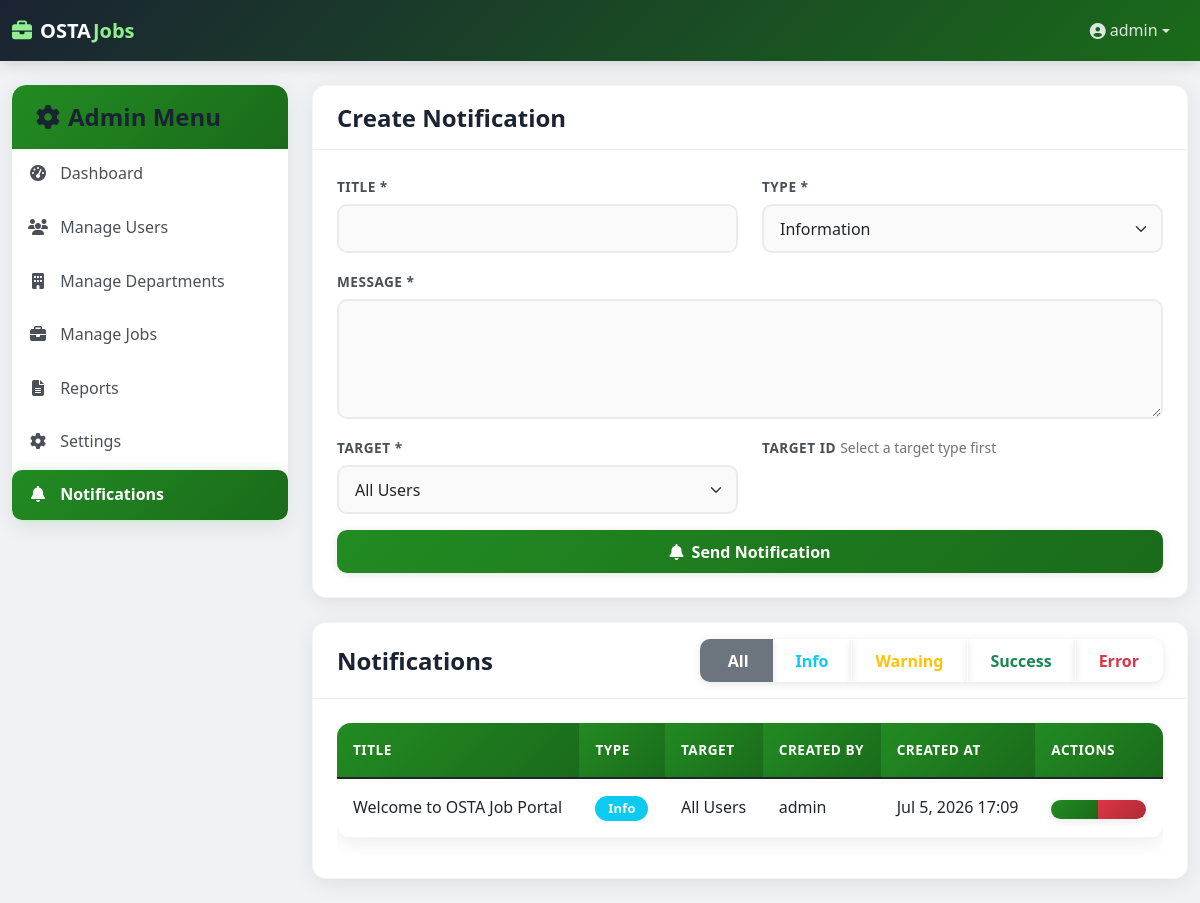
The page /admin/notifications.php (signed in) on the database its author committed.
### tables this page shows
CREATE TABLE IF NOT EXISTS notifications (
    id INT UNSIGNED AUTO_INCREMENT PRIMARY KEY,
    title VARCHAR(200) NOT NULL,
    message TEXT NOT NULL,
    type ENUM('info', 'warning', 'success', 'error') NOT NULL,
    target ENUM('all', 'user', 'department', 'job') NOT NULL,
    target_id VARCHAR(50),
    user_id INT UNSIGNED,
    created_by INT UNSIGNED NOT NULL,
    status ENUM('unread', 'read') DEFAULT 'unread',
    created_at TIMESTAMP DEFAULT CURRENT_TIMESTAMP,
    INDEX idx_target (target, target_id),
    INDEX idx_user_id (user_id),
    INDEX idx_status (status),
    FOREIGN KEY (user_id) REFERENCES users(id) ON DELETE CASCADE,
    FOREIGN KEY (created_by) REFERENCES users(id)
);

CREATE TABLE IF NOT EXISTS users (
    id INT UNSIGNED AUTO_INCREMENT PRIMARY KEY,
    username VARCHAR(50) UNIQUE NOT NULL,
    email VARCHAR(100) UNIQUE NOT NULL,
    password VARCHAR(255) NOT NULL,
    role ENUM('applicant', 'employer', 'admin') NOT NULL,
    status ENUM('active', 'pending', 'inactive') DEFAULT 'active',
    email_verified TINYINT(1) DEFAULT 0,
    full_name VARCHAR(150),
    first_name VARCHAR(100),
    last_name VARCHAR(100),
    phone VARCHAR(20),
    address TEXT,
    skills TEXT,
    education TEXT,
    experience TEXT,
    department_id INT UNSIGNED,
    account_status VARCHAR(20) DEFAULT 'active',
    api_token VARCHAR(64) NULL,
    api_token_expires DATETIME NULL,
    created_at TIMESTAMP DEFAULT CURRENT_TIMESTAMP,
    updated_at TIMESTAMP DEFAULT CURRENT_TIMESTAMP ON UPDATE CURRENT_TIMESTAMP,
    INDEX idx_role (role),
    INDEX idx_status (status),
    INDEX idx_email (email),
    INDEX idx_department (department_id),
    FOREIGN KEY (department_id) REFERENCES departments(id) ON DELETE SET NULL
);

### includes/security.php (called while the page is built, shortened)
<?php
function generate_csrf_token() {
    return $_SESSION['csrf_token'];
}

### admin/notifications.php (the view, shortened to what this page needs)
<?php
require_once '../includes/auth.php';
$type_filter = $_GET['type'] ?? '';
$query = "SELECT n.*, u.username as created_by_name
          FROM notifications n
          LEFT JOIN users u ON n.created_by = u.id ";
$params = [];
$query .= " ORDER BY n.created_at DESC";
$notif_stmt = $pdo->prepare($query);
$notif_stmt->execute($params);
$notifications = $notif_stmt->fetchAll();
?>
<?php include '../includes/header.php'; ?>
    <div class="container-fluid mt-4">
        <div class="row">
            <div class="col-md-3">
                <div class="card dashboard-card">
                    <div class="card-header bg-gradient-primary text-white">
                        <h3 class="mb-0"><i class="fas fa-cog me-2"></i>Admin Menu</h3>
                    </div>
                    <div class="list-group list-group-flush dashboard-sidebar">
                        <a href="dashboard.php" class="list-group-item list-group-item-action">
                            <i class="fas fa-tachometer-alt me-2"></i> Dashboard
                        </a>
                        <a href="manage_users.php" class="list-group-item list-group-item-action">
                            <i class="fas fa-users me-2"></i> Manage Users
                        </a>
                        <a href="manage_departments.php" class="list-group-item list-group-item-action">
                            <i class="fas fa-building me-2"></i> Manage Departments
                        </a>
                        <a href="manage_jobs.php" class="list-group-item list-group-item-action">
                            <i class="fas fa-briefcase me-2"></i> Manage Jobs
                        </a>
                        <a href="reports.php" class="list-group-item list-group-item-action">
                            <i class="fas fa-file-alt me-2"></i> Reports
                        </a>
                        <a href="settings.php" class="list-group-item list-group-item-action">
                            <i class="fas fa-cog me-2"></i> Settings
                        </a>
                        <a href="notifications.php" class="list-group-item list-group-item-action active">
                            <i class="fas fa-bell me-2"></i> Notifications
                        </a>
                    </div>
                </div>
            </div>
            <div class="col-md-9">
                <div class="card mb-4">
                    <div class="card-header">
                        <h3 class="mb-0">Create Notification</h3>
                    </div>
                    <div class="card-body">
                        <form method="POST" action="">
                            <div class="row">
                                <div class="col-md-6 mb-3">
                                    <label for="title" class="form-label">Title *</label>
                                    <input type="text" class="form-control" id="title" name="title" required>
                                </div>
                                <div class="col-md-6 mb-3">
                                    <label for="type" class="form-label">Type *</label>
                                    <select class="form-select" id="type" name="type" required>
                                        <option value="info">Information</option>
                                    </select>
                                </div>
                            </div>
                            <div class="mb-3">
                                <label for="message" class="form-label">Message *</label>
                                <textarea class="form-control" id="message" name="message" rows="4" required></textarea>
                            </div>
                            <div class="row">
                                <div class="col-md-6 mb-3">
                                    <label for="target" class="form-label">Target *</label>
                                    <select class="form-select" id="target" name="target" required>
                                        <option value="all">All Users</option>
                                    </select>
                                </div>
                                <div class="col-md-6 mb-3" id="target_id_wrap">
                                    <label class="form-label">Target ID</label>
                                    <small class="text-muted" id="target_id_hint">Select a target type first</small>
                                </div>
                            </div>
                            <div class="d-grid">
                                <button type="submit" class="btn btn-primary">
                                    <i class="fas fa-bell me-1"></i> Send Notification
                                </button>
                            </div>
                        </form>
                    </div>
                </div>
                <div class="card">
                    <div class="card-header d-flex justify-content-between align-items-center">
                        <h3 class="mb-0">Notifications</h3>
                        <div class="btn-group">
                            <a href="notifications.php" class="btn btn-outline-secondary <?php echo !$type_filter ? 'active' : ''; ?>">
                                <i class="bi bi-filter me-1"></i> All
                            </a>
                            <a href="notifications.php?type=info" class="btn btn-outline-info <?php echo $type_filter === 'info' ? 'active' : ''; ?>">Info</a>
                            <a href="notifications.php?type=warning" class="btn btn-outline-warning <?php echo $type_filter === 'warning' ? 'active' : ''; ?>">Warning</a>
                            <a href="notifications.php?type=success" class="btn btn-outline-success <?php echo $type_filter === 'success' ? 'active' : ''; ?>">Success</a>
                            <a href="notifications.php?type=error" class="btn btn-outline-danger <?php echo $type_filter === 'error' ? 'active' : ''; ?>">Error</a>
                        </div>
                    </div>
                    <div class="card-body">
                        <div class="table-responsive">
                            <table class="table table-hover">
                                <thead>
                                    <tr>
                                        <th>Title</th>
                                        <th>Type</th>
                                        <th>Target</th>
                                        <th>Created By</th>
                                        <th>Created At</th>
                                        <th>Actions</th>
                                    </tr>
                                </thead>
                                <tbody>
                                    <?php foreach ($notifications as $notification): ?>
                                        <tr>
                                            <td><?php echo htmlspecialchars($notification['title']); ?></td>
                                            <td>
                                                <span class="badge bg-<?php
                                                    echo $notification['type'] === 'info' ? 'info' :
                                                    ($notification['type'] === 'warning' ? 'warning' :
                                                    ($notification['type'] === 'success' ? 'success' : 'danger'));
                                                ?>">
                                                    <?php echo ucfirst($notification['type']); ?>
                                                </span>
                                            </td>
                                            <td>
                                                <?php
                                                $target_label = '';
                                                if ($notification['target'] === 'all') {
                                                    $target_label = 'All Users';
                                                } elseif ($notification['target'] === 'user') {
                                                    $stmt = $pdo->prepare("SELECT username FROM users WHERE id = ?");
                                                    $stmt->execute([$notification['target_id']]);
                                                    $name = $stmt->fetchColumn();
                                                    $target_label = 'User: ' . ($name ?: 'Unknown');
                                                } elseif ($notification['target'] === 'department') {
                                                    $stmt = $pdo->prepare("SELECT name FROM departments WHERE id = ?");
                                                    $stmt->execute([$notification['target_id']]);
                                                    $name = $stmt->fetchColumn();
                                                    $target_label = 'Dept: ' . ($name ?: 'Unknown');
                                                } elseif ($notification['target'] === 'job') {
                                                    $stmt = $pdo->prepare("SELECT title FROM jobs WHERE id = ?");
                                                    $stmt->execute([$notification['target_id']]);
                                                    $name = $stmt->fetchColumn();
                                                    $target_label = 'Job: ' . ($name ?: 'Unknown');
                                                }
                                                echo htmlspecialchars($target_label);
                                                ?>
                                            </td>
                                            <td><?php echo htmlspecialchars($notification['created_by_name']); ?></td>
                                            <td><?php echo date('M j, Y H:i', strtotime($notification['created_at'])); ?></td>
                                            <td>
                                                <div class="btn-group">
                                                    <button type="button" class="btn btn-sm btn-primary"
                                                            data-bs-toggle="modal" data-bs-target="#viewModal<?php echo $notification['id']; ?>">
                                                    </button>
                                                    <a href="notifications.php?action=delete&id=<?php echo $notification['id']; ?>&csrf_token=<?php echo urlencode(generate_csrf_token()); ?>"
                                                       class="btn btn-sm btn-danger"
                                                       onclick="return confirm('Are you sure you want to delete this notification?')">
                                                    </a>
                                                </div>
                                            </td>
                                        </tr>
                                    <?php endforeach; ?>
                                </tbody>
                            </table>
                        </div>
                    </div>
                </div>
            </div>
        </div>
    </div>
    <?php include '../includes/footer.php'; ?>

### rows shown on the page
notifications: title "Welcome to OSTA Job Portal", type "Info", target "All Users", created_by.username "admin", created_at "Jul 5, 2026 17:09"

### other values the page prints
$username "admin"
